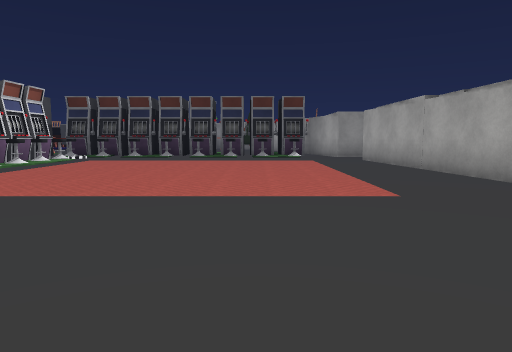
view 1 (above)

24 first-person views from a walk through a Unity game level. The camera is 1.3 m above the floor, tilts 6° down and sees 70° across. Doors are open. The floor is counted in squares, 2 m on a side. Each view is taken from the middle of a square. On the plan, view 1 faces up. The plan holds only what a view shows up to about 11 squares ahead; the rest is blank. The place goes on beyond the plan. The player is left out. Some animated figures are left out. Surface patterns are stand-ins for the level's own textures.

view 2
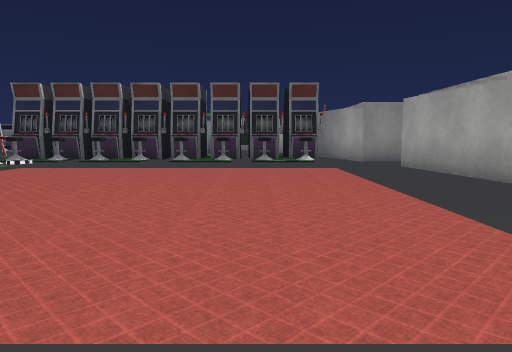

view 3
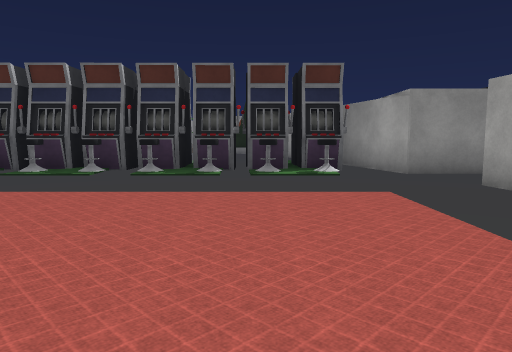

view 4
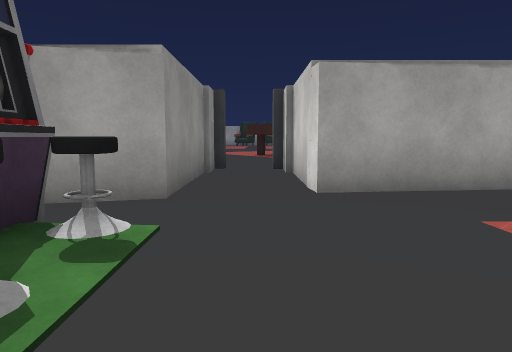

view 5
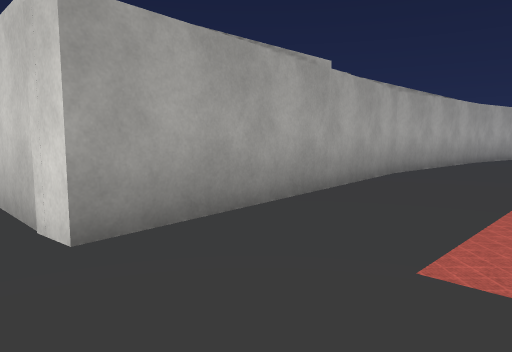

view 6
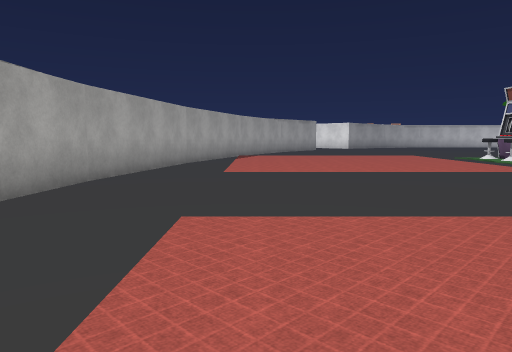

view 7
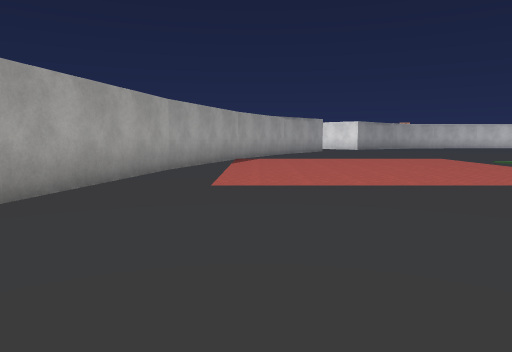

view 8
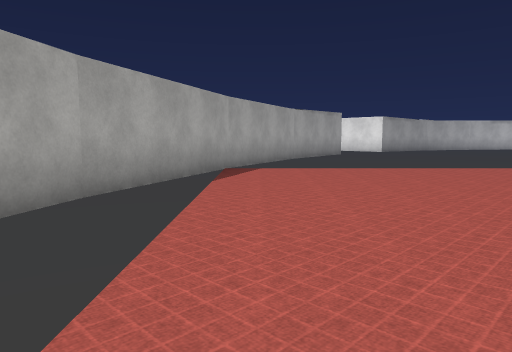

view 9
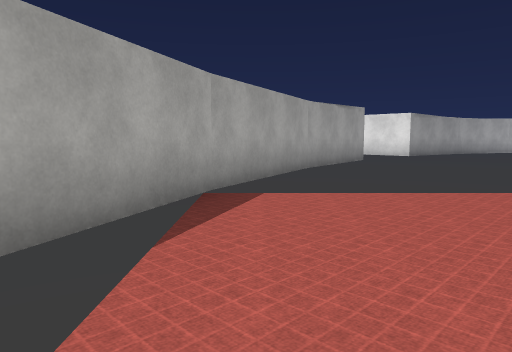

view 10
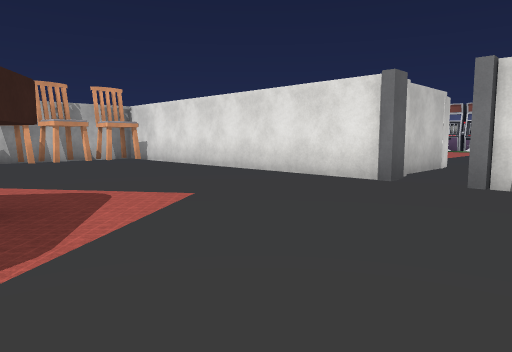

view 11
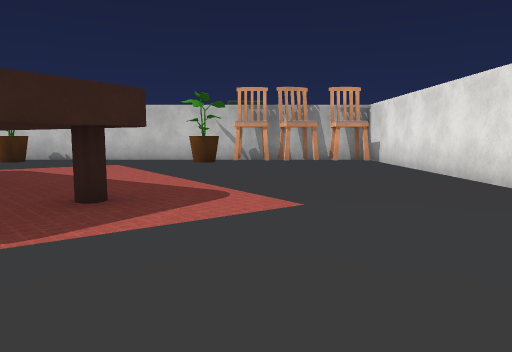

view 12
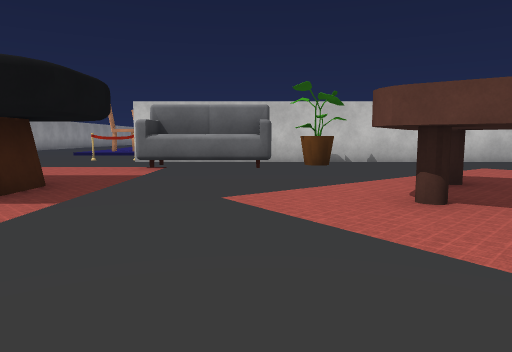

view 13
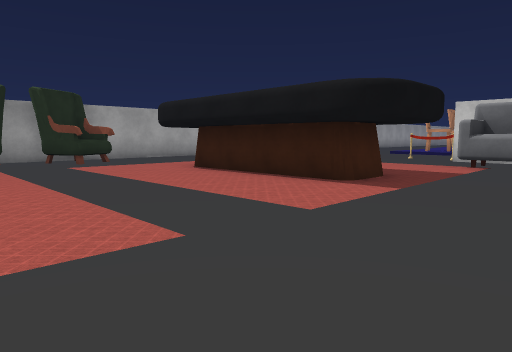

view 14
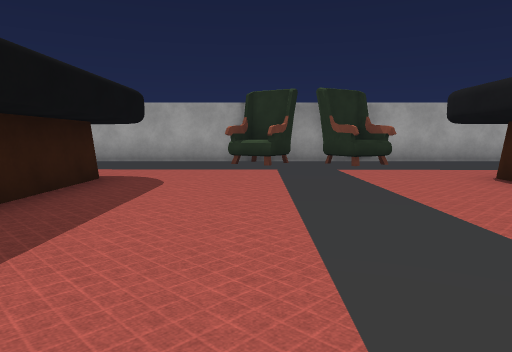

view 15
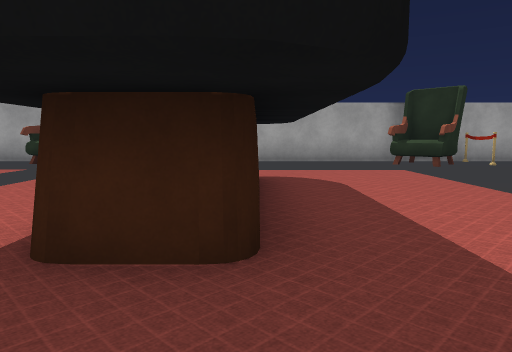

view 16
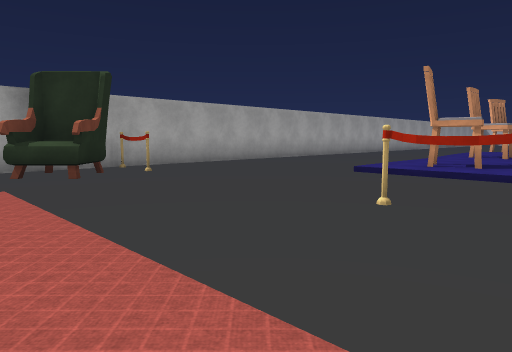

view 17
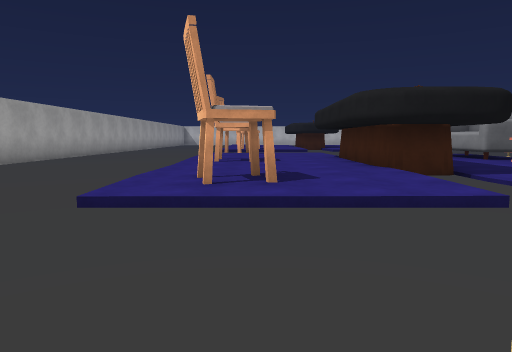

view 18
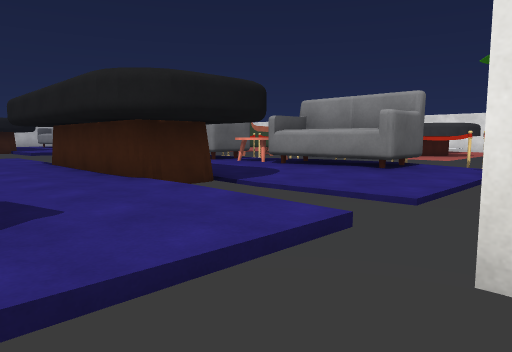

view 19
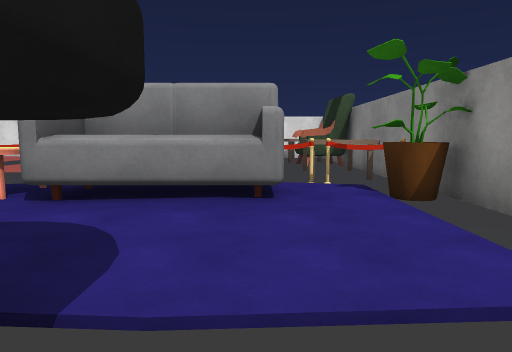

view 20
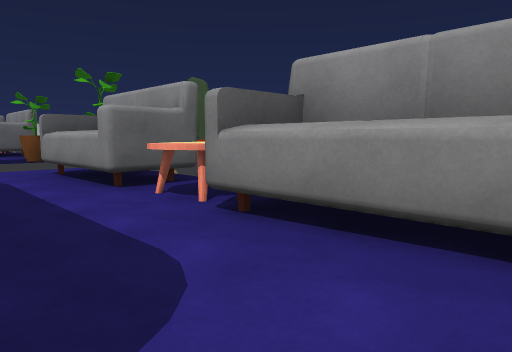

view 21
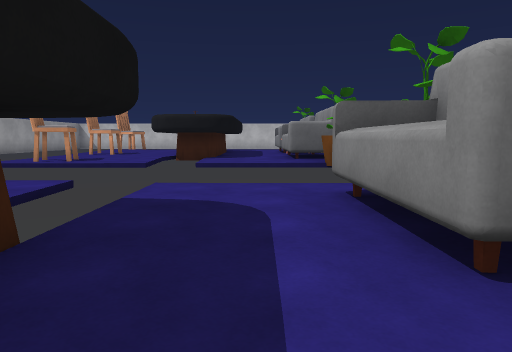

view 22
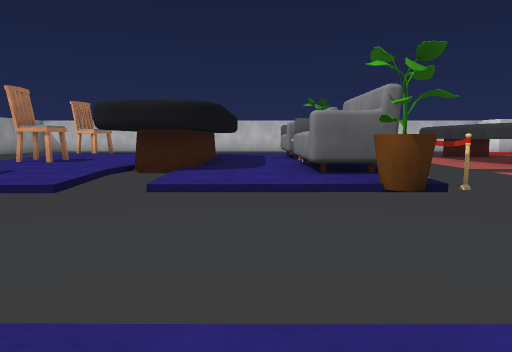

view 23
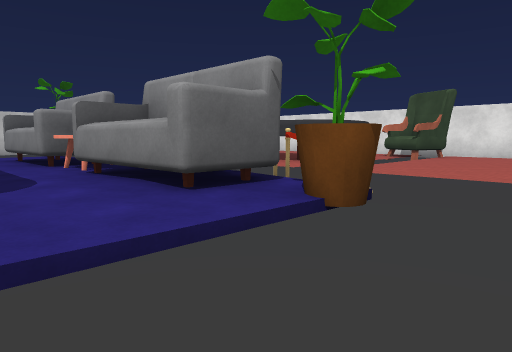

view 24
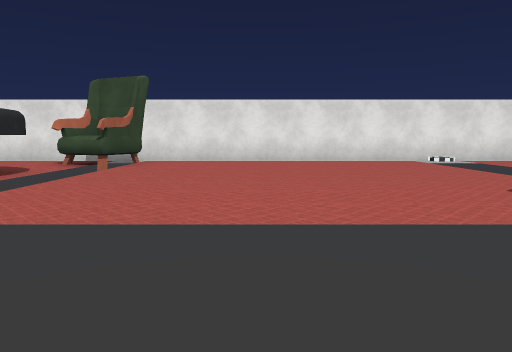

### Floor plan
Key: @ floor where view 1 was taken; # wall or solid block; . main floor; : floor 0.25 m higher than the main floor; / step, stairs or slope; D open door; ^ raised ledge; S stool; C chair; F sofa; A armchair; T table; O other object.
Columns run from 4 left of view 1 to 29 right of it. Each row starts with its distance up from view 1.
 16                            ###...#
 15  #######                 ........#
 14 ########     ....     ...........#
 13 SSSSSS.####D....      ..........A#
 12 ...........D....     ............#
 11 ........###.....#   ............A#
 10 ........###.....#   #...........A#
  9 ........###......   #....####....#
  8 ........###........# ....####....#
  7 ........###......................#
  6 ........###......................#
  5 ........###....O......FFF........#
  4  .......#  CCC.C.....O###......AA#
  3   ......#  ############ ##O.....A#
  2  .......#     ########   #......O#
  1  .......#     ########   #.......#
  0 ....@...#     AAT TOO............#
 -1 ........#     AAT TO.....::::....#
 -2 .......##      ## .OFF...::C:/...#
 -3 .......#       ^^   FF. .#:::...
 -4 .......#            FF.###:::....
 -5 .......#            TT.  #:CC....
 -6 ......##  #       .OT..  #:C#....#
 -7 ......#   #..     .OFF.###:::....#
 -8 .....##   #.//  /AAOFF... :::....#
 -9 .....#    # O....AA FF...:
-10 ....##    # .....   O///./
-11 ....#     # ....... .......
-12 ...##     # ................
-13 ..##      # .................
-14           # .......OO///.::::
-15           # .......O#F::.::C:
-16           #.AA.....OFF:#.#:::
-17           #..A###..OFF:###:::
-18           # ..  ^.. TT:#  :CC
-19           #     ^.  TT:#  :CC
-20           #     ^   FF:#  :::
-21                     FF
-22                      F
-23                    OO:

Positions as (right, up) in squares from view 1, and headings:
1: (0, 0), facing up
2: (0, 3), facing up
3: (0, 6), facing up
4: (-1, 12), facing right
5: (1, 12), facing down-right
6: (1, 7), facing down
7: (1, 5), facing down
8: (1, 1), facing down
9: (1, -2), facing down
10: (12, 14), facing down-left
11: (10, 14), facing down
12: (18, 13), facing down
13: (18, 14), facing down-right
14: (19, 13), facing right
15: (19, 8), facing right
16: (21, 6), facing down-right
17: (23, 3), facing down
18: (23, 1), facing down-left
19: (21, -2), facing left
20: (19, -2), facing down-left
21: (18, -5), facing down
22: (18, -9), facing down
23: (19, -12), facing down-left
24: (16, -13), facing left
